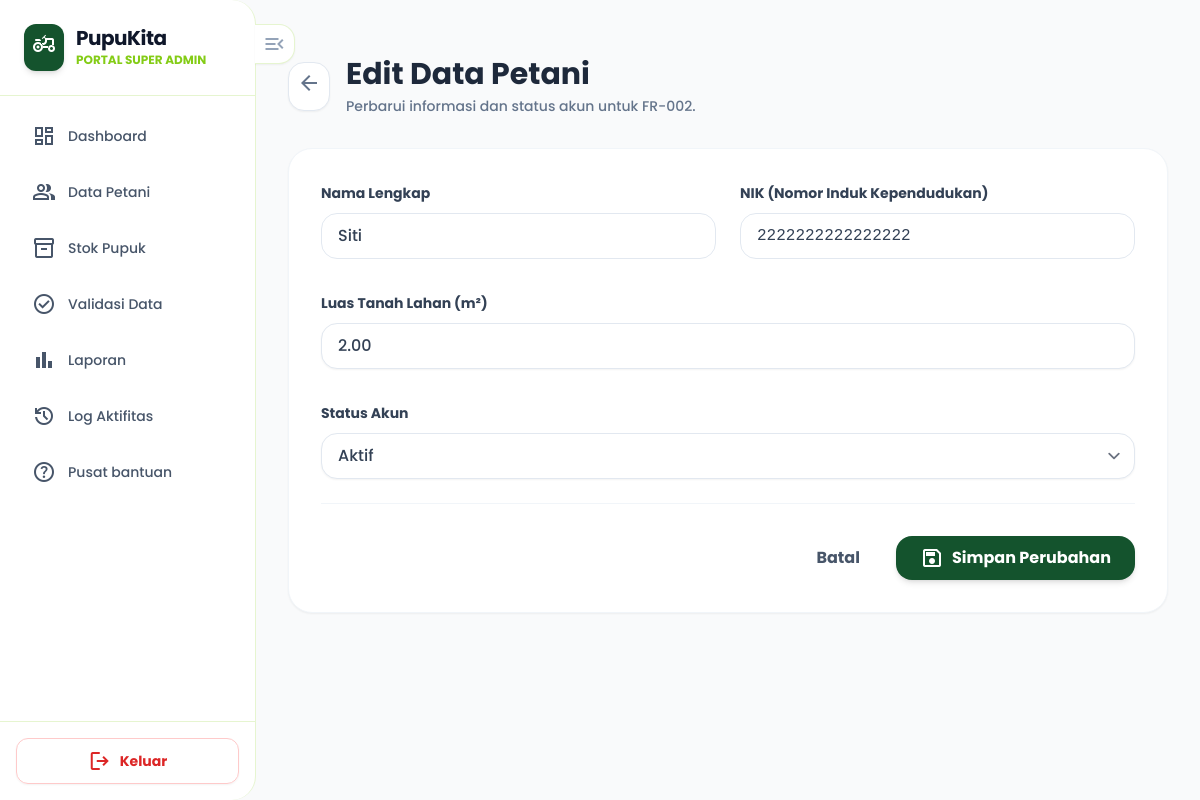
The app's page /su_admin/edit_petani.php?id=2 (signed in) with its own data.
### tables this page shows
CREATE TABLE `petani` (
  `id` int(11) NOT NULL,
  `nama` varchar(100) DEFAULT NULL,
  `nik` varchar(20) DEFAULT NULL,
  `alamat` text DEFAULT NULL,
  `luas_tanah` decimal(5,2) DEFAULT NULL,
  `user_id` int(11) DEFAULT NULL,
  `status` enum('Aktif','Nonaktif') NOT NULL
);

CREATE TABLE `users` (
  `id` int(11) NOT NULL,
  `nik` varchar(20) NOT NULL,
  `nama` varchar(100) DEFAULT NULL,
  `password` varchar(50) DEFAULT NULL,
  `role` varchar(20) DEFAULT NULL
);

### su_admin/edit_petani.php (the view, shortened to what this page needs)
<?php
include '../config/koneksi.php';
$id = $_GET['id'] ?? 0;
$sql = "SELECT petani.*, users.nik AS user_nik, users.nama AS user_nama, users.id AS id_user
        FROM petani
        LEFT JOIN users ON petani.user_id = users.id
        WHERE petani.id = '$id'";
$result = mysqli_query($conn, $sql);
$data = mysqli_fetch_assoc($result);
?>
<!DOCTYPE html>
<html lang="id">
<head>
  <link href="../assets/css/style.css" rel="stylesheet" />
</head>
<body class="bg-bg-soft font-display text-slate-800">
  <div class="relative flex h-screen w-full overflow-hidden">
    <?php include '../components/sidebar_admin.php'; ?>
    <main class="flex-1 overflow-y-auto p-4 md:p-8">
      <div class="space-y-6 md:space-y-8 mt-4 md:mt-6">
        <div class="flex items-center gap-4 mb-8">
            <a href="manajemen_petani.php" class="p-2 rounded-xl bg-white border border-slate-200 hover:bg-slate-50 text-slate-500 transition-colors shadow-sm">
                <span class="material-symbols-outlined">arrow_back</span>
            </a>
            <div>
                <h2 class="text-2xl md:text-3xl font-bold text-slate-800">Edit Data Petani</h2>
                <p class="text-sm text-slate-500 font-medium mt-1">Perbarui informasi dan status akun untuk FR-<?php echo str_pad($data['id'], 3, '0', STR_PAD_LEFT); ?>.</p>
            </div>
        </div>
        <div class="bg-white rounded-2xl border border-slate-100 shadow-sm overflow-hidden">
            <form id="formEditPetani" action="" method="POST" class="p-6 md:p-8 space-y-6">
                <div class="grid grid-cols-1 md:grid-cols-2 gap-6">
                    <div class="space-y-2">
                        <label class="text-sm font-bold text-slate-700">Nama Lengkap</label>
                        <input type="text" id="nama" name="nama" value="<?php echo htmlspecialchars($data['user_nama'] ?? ''); ?>" required
                               class="w-full px-4 py-2.5 rounded-xl border border-slate-200 focus:border-primary-lime focus:ring-2 focus:ring-primary-lime/20 outline-none bg-white transition-all text-slate-700 font-medium">
                    </div>
                    <div class="space-y-2">
                        <label class="text-sm font-bold text-slate-700">NIK (Nomor Induk Kependudukan)</label>
                        <input type="text" id="nik" name="nik" value="<?php echo htmlspecialchars($data['user_nik'] ?? ''); ?>" required minlength="16" maxlength="16"
                               class="w-full px-4 py-2.5 rounded-xl border border-slate-200 focus:border-primary-lime focus:ring-2 focus:ring-primary-lime/20 outline-none bg-white transition-all font-mono text-slate-700 font-medium">
                    </div>
                </div>
                <div class="space-y-2 pt-2">
                    <label class="text-sm font-bold text-slate-700">Luas Tanah Lahan (m²)</label>
                    <input type="number" step="0.01" id="luas_tanah" name="luas_tanah" value="<?php echo htmlspecialchars($data['luas_tanah'] ?? ''); ?>" placeholder="Contoh: 1500" required
                           class="w-full px-4 py-2.5 rounded-xl border border-slate-200 focus:border-primary-lime focus:ring-2 focus:ring-primary-lime/20 outline-none bg-white transition-all font-medium text-slate-700 shadow-sm">
                </div>
                <div class="space-y-2 pt-2">
                    <label class="text-sm font-bold text-slate-700">Status Akun</label>
                    <select name="status" class="w-full px-4 py-2.5 rounded-xl border border-slate-200 focus:border-primary-lime focus:ring-2 focus:ring-primary-lime/20 outline-none bg-white transition-all font-medium text-slate-700 shadow-sm appearance-none">
                        <option value="Aktif" <?php echo (($data['status'] ?? '') == 'Aktif') ? 'selected' : ''; ?>>Aktif</option>
                    </select>
                </div>
                <div class="pt-8 border-t border-slate-100 flex items-center justify-end gap-3 mt-8">
                    <a href="manajemen_petani.php" class="px-6 py-2.5 rounded-xl font-bold text-slate-600 hover:bg-slate-50 transition-colors">
                        Batal
                    </a>
                    <button type="submit" class="px-6 py-2.5 rounded-xl bg-primary-forest text-white font-bold hover:bg-primary-lime hover:text-primary-forest transition-all shadow-md flex items-center gap-2">
                        <span class="material-symbols-outlined text-[18px]">save</span>
                        Simpan Perubahan
                    </button>
                </div>
            </form>
        </div>
      </div>
    </main>
  </div>
</body>
</html>

### records on screen
petani: id "002", nama "Siti", nik "2222222222222222", luas_tanah "2.00", status "Aktif"
